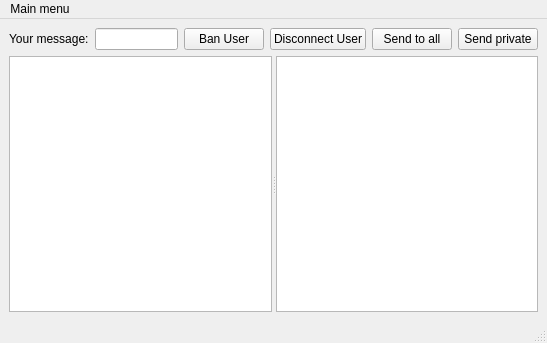
<?xml version="1.0" encoding="UTF-8"?>
<ui version="4.0">
 <class>MainWindow</class>
 <widget class="QMainWindow" name="MainWindow">
  <property name="geometry">
   <rect>
    <x>0</x>
    <y>0</y>
    <width>547</width>
    <height>343</height>
   </rect>
  </property>
  <property name="windowTitle">
   <string>MainWindow</string>
  </property>
  <widget class="QWidget" name="centralwidget">
   <layout class="QVBoxLayout" name="verticalLayout" stretch="0,1">
    <item>
     <layout class="QHBoxLayout" name="horizontalLayout">
      <item>
       <widget class="QLabel" name="label">
        <property name="text">
         <string>Your message:</string>
        </property>
       </widget>
      </item>
      <item>
       <widget class="QLineEdit" name="messageLineEdit"/>
      </item>
      <item>
       <widget class="QPushButton" name="banButton">
        <property name="text">
         <string>Ban User</string>
        </property>
       </widget>
      </item>
      <item>
       <widget class="QPushButton" name="disconnectButton">
        <property name="text">
         <string>Disconnect User</string>
        </property>
       </widget>
      </item>
      <item>
       <widget class="QPushButton" name="sendMessageButton">
        <property name="text">
         <string>Send to all</string>
        </property>
       </widget>
      </item>
      <item>
       <widget class="QPushButton" name="privateMessageSendButton">
        <property name="text">
         <string>Send private</string>
        </property>
       </widget>
      </item>
     </layout>
    </item>
    <item>
     <widget class="QSplitter" name="splitter">
      <property name="orientation">
       <enum>Qt::Orientation::Horizontal</enum>
      </property>
      <widget class="QTextBrowser" name="commonChatBrowser"/>
      <widget class="QTextBrowser" name="privateChatBrowser"/>
     </widget>
    </item>
   </layout>
  </widget>
  <widget class="QMenuBar" name="menubar">
   <property name="geometry">
    <rect>
     <x>0</x>
     <y>0</y>
     <width>547</width>
     <height>22</height>
    </rect>
   </property>
   <widget class="QMenu" name="menuMain_menu">
    <property name="title">
     <string>Main menu</string>
    </property>
    <addaction name="actionOpen_another_cliend"/>
    <addaction name="separator"/>
    <addaction name="actionCloseClient"/>
   </widget>
   <addaction name="menuMain_menu"/>
  </widget>
  <widget class="QStatusBar" name="statusbar"/>
  <action name="actionOpen_another_cliend">
   <property name="text">
    <string>Open another client</string>
   </property>
  </action>
  <action name="actionCloseClient">
   <property name="text">
    <string>Close this client</string>
   </property>
  </action>
 </widget>
 <resources/>
 <connections/>
</ui>
